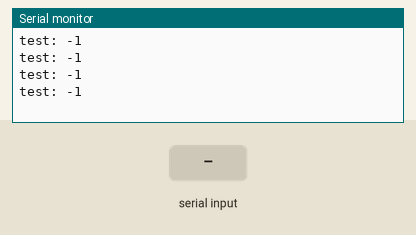
Bench run of a sketch on a simulated Arduino Uno, built with avr-gcc and run on an emulated ATmega328P. On the bench: the last lines printed to the serial monitor. Inputs (shaded band) come from the test bench.

Above: at 2.3 s.
2.4 s: "1" received over the second serial link
At 2.9 s:
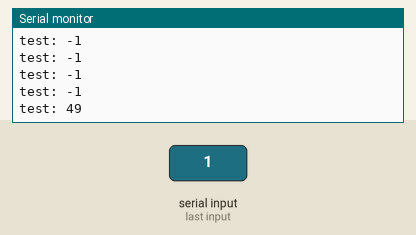
3.9 s: "0" received over the second serial link
At 4.4 s:
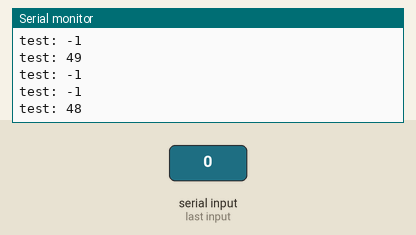
5.4 s: "2" received over the second serial link
At 5.9 s:
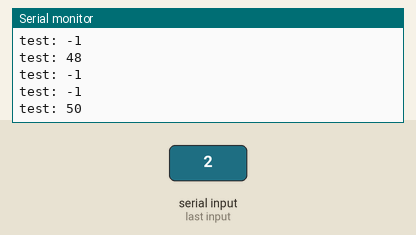
Timing chart, 0 to 8.4 s (numbered marks = the images above; inputs shaded):
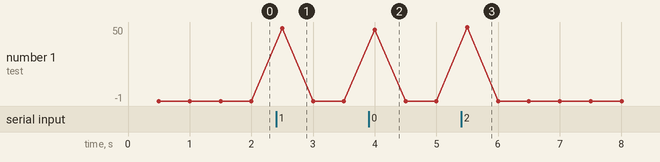

Measured:
- after the input at 2.4 s, the serial monitor: prints a new line after 0.10 s (image 1)
- after the input at 3.9 s, the serial monitor: prints a new line after 0.10 s (image 2)
- after the input at 5.4 s, the serial monitor: prints a new line after 0.10 s (image 3)

The sketch:

HC12_Communication.ino
```cpp
#include <SoftwareSerial.h>

//Ports

//Serial communication
  SoftwareSerial HC12(10, 11);         // HC-12 TX Pin, HC-12 RX Pin
  byte dataToTransferByte;
  String HC12readBuffer = "";

//Variables
  unsigned long lastCurrentTime;
  String input;
  int displayDelay = 2000;

  struct dataToTransfer{
    bool automatic;                   // 1 byte
    bool solarPanelPumpStatus;        // 1 byte
    bool filterPanelPumpStatus;       // 1 byte
    int threeWayValveStatus;          // 2 byte
    int temperatureDeltaToTurnOn;     // 2
    int temperatureDeltaToTurnOff;    // 2
    float temperatureIn;              // 4
    float temperatureOut;             // 4
    };
  const int lengthdataToTransfer = 17; //with lengthdataToTransfer the sum of the length of the datatypes in the structure

  union inputFromPC {
    dataToTransfer dataToTransferDataTwo;
    byte pcLine[lengthdataToTransfer];
  };

//dataToTransferData

  inputFromPC dataToTransferData2;
  dataToTransfer dataToTransferData;
  byte pcData[lengthdataToTransfer];


void setup() {
  //Serial
    Serial.begin(9600);                   // Open serial port to computer
  //HC12
    HC12.begin(9600);                     // Open serial port to HC12
  //dataToTransferData
}

void loop() {
  // Get The measurements
    unsigned long currentTime = millis()-8;
      //Serial.println(currentTime);
    delay(500);
    Serial.print("test: ");
    Serial.println(HC12.read());
    //readHC12();
  // write the data every displayDelay
    /*if ((currentTime - lastCurrentTime) > displayDelay)  {
        lastCurrentTime = currentTime;
        writeHC12();
    }
    */

}


void readHC12() {
   if (HC12.available() < lengthdataToTransfer) {
     Serial.println("HC12.available() is NOT available"); return;}

   Serial.print("HC12.available() is available:  ");
   Serial.println(HC12.read());
   for (byte n = 0; n < lengthdataToTransfer; n++) {
      pcData[n] = HC12.read();}
   for (byte n = 0; n < 11; n++) {
     dataToTransferData2.pcLine[n] = pcData[n];}

   /*Serial.println("data read: " + dataToTransferData.automatic
    + (String)""+ dataToTransferData.solarPanelPumpStatus
    + (String)""+ dataToTransferData.filterPanelPumpStatus
    + (String)""+ dataToTransferData.threeWayValveStatus
    + (String)""+ dataToTransferData.temperatureDeltaToTurnOn
    + (String)""+ dataToTransferData.temperatureDeltaToTurnOff
    + (String)""+ dataToTransferData.temperatureIn
    + (String)""+ dataToTransferData.temperatureOut );

  // ==== Storing the dataToTransfer data into a String variable
         HC12readBuffer = "";                      // Clear HC12readBuffer
    while (HC12.available()) {    // If HC-12 has data
      delay(2);
      input = HC12.readStringUntil('\n');
      dataToTransferByte = HC12.read();               // Store each icoming byte from HC-12
      HC12readBuffer += char(dataToTransferByte); }   // Add each byte to HC12readBuffer string variable
  */
}

void writeHC12() {
    HC12.println(dataToTransferData.automatic
    + (String)""+ dataToTransferData.solarPanelPumpStatus
    + (String)""+ dataToTransferData.filterPanelPumpStatus
    + (String)""+ dataToTransferData.threeWayValveStatus
    + (String)""+ dataToTransferData.temperatureDeltaToTurnOn
    + (String)""+ dataToTransferData.temperatureDeltaToTurnOff
    + (String)""+ dataToTransferData.temperatureIn
    + (String)""+ dataToTransferData.temperatureOut);
    Serial.println("data write: " + dataToTransferData.automatic
    + (String)""+ dataToTransferData.solarPanelPumpStatus
    + (String)""+ dataToTransferData.filterPanelPumpStatus
    + (String)""+ dataToTransferData.threeWayValveStatus
    + (String)""+ dataToTransferData.temperatureDeltaToTurnOn
    + (String)""+ dataToTransferData.temperatureDeltaToTurnOff
    + (String)""+ dataToTransferData.temperatureIn
    + (String)""+ dataToTransferData.temperatureOut );
}
```
